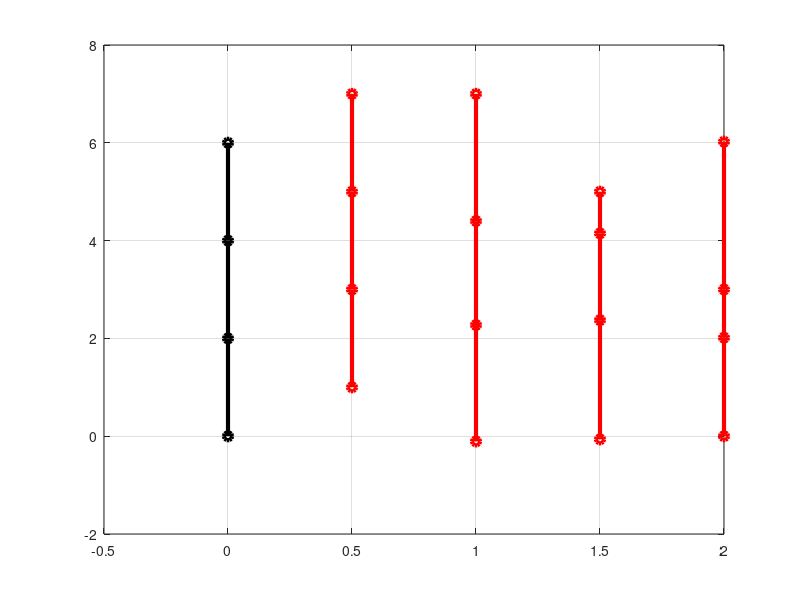
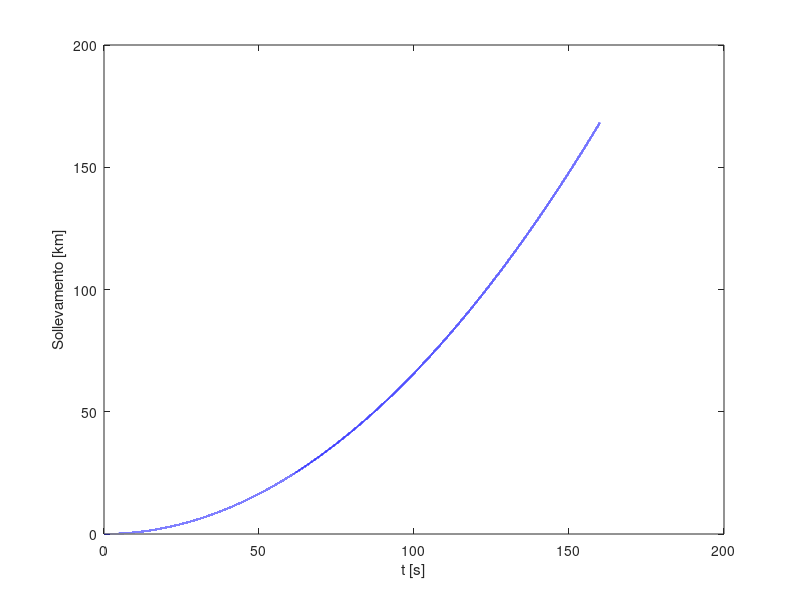
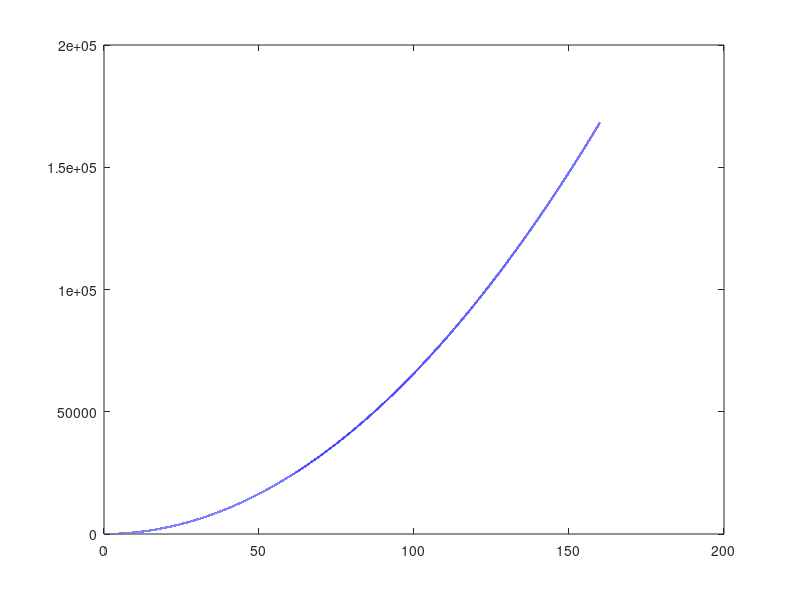

The MATLAB script that drew these images, in order: (Note: this script raises an error after producing the figures.)
close all
clear all
clc

%% INPUT
%
%                m4
%       ^        |
%     /PAY\      >
%    |_____|     m3
%    | ADP |     |
%    |_____|     >  k3
%    |     |     |
%    | FUE |     m2 
%    |_____|     |
%    |     |     <  k1
%    | O_X |     |
%    |_____|     m1
%      \ /
%      /_\
%
%       ^        F(t) = f, t>=0
%       |

m = [ 445e3
      116e3
      2e3
      15e3 ];                                                              % Discretized masses [kg]
  
k = [ 5e8
      5e8
      1e8 ];                                                               % Stiffness [N/m]
  
f = 7600e3 ;                                                               % Amplitude of step load [N] 775 ton

%% ANALYSIS

M_MAT = [ m(1) 0    0    0
          0    m(2) 0    0
          0    0    m(3) 0 
          0    0    0    m(4) ];                                           % Mass matrix
     
K_MAT = [ k(1) -k(1)       0           0
         -k(1)  k(1)+k(2) -k(2)        0
          0    -k(2)       k(2)+k(3)  -k(3) 
          0     0         -k(3)        k(3)];                              % Stiffness matrix
      
F_VEC = [ f
          0
          0
          0 ];
      
[PHI,lambda] = eig(K_MAT,M_MAT);                                           % Solve | K_MAT - omega^2 M_MAT | = 0 ... Normalize wrt mass


omega = real(sqrt(lambda));                                                % Natural periods [rad/s]
freq = omega ./ 2 ./ pi;                                                   % Natural frequencies [Hz]

M_GEN = PHI' * M_MAT * PHI;                                                % Generalized mass matrix

K_GEN = PHI' * K_MAT * PHI;                                                % Generalized stiffness matrix

F_GEN = PHI' * F_VEC;                                                      % Generalized force vector



t = linspace(0,160,1e5);                                                   % Discretized time vector

q1 = F_GEN(1) / 2 / M_GEN(1,1) * t.^2;                                     % Solution in terms of modal coordinates
q2 = F_GEN(2) / K_GEN(2,2) * ( 1 - cos(omega(2,2)*t) );
q3 = F_GEN(3) / K_GEN(3,3) * ( 1 - cos(omega(3,3)*t) );
q4 = F_GEN(4) / K_GEN(4,4) * ( 1 - cos(omega(4,4)*t) );

q = [ q1
      q2
      q3
      q4];
  
x = PHI * q;                                                               % Solution in terms of physical coordinates

q1dd = F_GEN(1) / M_GEN(1,1) .* ones(1,length(t));                         % Modal accelerations
q2dd = F_GEN(2) / K_GEN(2,2) * omega(2,2)^2 * cos(omega(2,2)*t);
q3dd = F_GEN(3) / K_GEN(3,3) * omega(3,3)^2 * cos(omega(3,3)*t);
q4dd = F_GEN(4) / K_GEN(4,4) * omega(4,4)^2 * cos(omega(4,4)*t);

x1dd = PHI(1,1) .* q1dd + PHI(1,2) .* q2dd + PHI(1,3) .* q3dd...
    + PHI(1,4) .* q4dd;    

x4dd = PHI(4,1) .* q1dd + PHI(4,2) .* q2dd + PHI(4,3) .* q3dd...
    + PHI(4,4) .* q4dd;                                                    % Payload acceleration

F4 = m(4) * x4dd;

%% POST-PROCESSING

for i=1:4
    PHIv(:,i)=PHI(:,i) ./ max(abs(PHI(:,i)));                              % normalize wrt max
end

pos = [ 0; 2; 4; 6];                                                       % Mode shapes
figure(1)
plot(zeros(4,1),pos,'k-o','LineWidth',3);
hold on
plot(zeros(4,1)+0.5,pos+PHIv(:,1),'r-o','LineWidth',3);
hold on
plot(zeros(4,1)+1,pos+PHIv(:,2),'r-o','LineWidth',3);
hold on
plot(zeros(4,1)+1.5,pos+PHIv(:,3),'r-o','LineWidth',3);
hold on
plot(zeros(4,1)+2.,pos+PHIv(:,4),'r-o','LineWidth',3);
xlim([-0.5 2]);
ylim('auto');
grid ON

figure(2)                                                                  % Lift
plot(t,x(1,:)./1e3,'-b','Linewidth',1.5)
xlabel('t [s]')
ylabel('Sollevamento [km]')
% saveas(gcf,'falconlift','epsc')

figure(3)                                                                  % Zoom lift
plot(t,x(1,:),'-b','Linewidth',1.5)
hold on
plot(t,x(2,:),'ob','Linewidth',1.,'MarkerIndices', 1:10:length(t))
hold on
plot(t,x(3,:),'--k','Linewidth',1.)
hold on 
plot(t,x(4,:),'sk','Linewidth',1.,'MarkerIndices', 1:50:length(t))
legend('Stg.1', 'Stg.2', 'Fair.+Adpt.', 'Payload','Location','northwest')
legend('boxoff')
xlabel('t [s]')
ylabel('Sollevamento [m]')
xlim([0 0.2])
% saveas(gcf,'falconliftzoom','epsc')

figure(4)                                                                  % Zoom payload acceleration
plot(t,x4dd./9.81,'-b','Linewidth',1)
xlabel('t [s]')
ylabel('Accelerazione [g]')
xlim([0 2])
yyaxis right
ylabel('Forza trasmessa [kN]')
xlim([0 2])
ylim([-4*9.81*m(4)/1e3 6*9.81*m(4)/1e3])
ax = gca;
ax.YAxis(1).Color = 'k';
ax.YAxis(2).Color = 'k';
% saveas(gcf,'falconpayacc','epsc')

%% EFFECTIVE MODAL MASS

PHIR=[1;1;1;1];

LK = PHI' * M_MAT * PHIR;

for i=1:4 % Modal participation factor
    PARFACT(i) = LK(i) / M_GEN(i,i);
end

for i=1:4
   M_EFF(i) = LK(i)^2./M_GEN(i,i); % Modal effective mass
end

%% Free-Free Participation Factor

for i=2:4
    Dll(i-1)=trace((PHI(:,i)./lambda(i,i))*PHI(:,i)');
end

Dlltot=zeros(4,4);
for i=2:4
    Dlltot=Dlltot + (PHI(:,i)./lambda(i,i))*PHI(:,i)';
end
Dlltot=trace(Dlltot);

LFREE = Dll./Dlltot;

%%

x1m  = PHI(:,1) .* q1;
x12m = PHI(:,1) .* q1 + PHI(:,2) .* q2;
x123m = PHI(:,1) .* q1 + PHI(:,2) .* q2 + PHI(:,3) .* q3;

x4ddl = PHI(4,1) .* q1dd + PHI(4,2) .* q2dd;

figure(6)                                                                  % Zoom payload acceleration
plot(t,x4dd./9.81,'-b','Linewidth',1)
hold on
plot(t,x4ddl./9.81,'--r','Linewidth',1)
xlabel('t [s]')
ylabel('Accelerazione [g]')
% legend('Payload acc.')
xlim([0 2])
% ylim([-600 900])
ax = gca;
ax.YAxis(1).Color = 'k';
% saveas(gcf,'falconpayaccmodes12','epsc')

figure(7)                                                                  % Zoom lift
plot(t,x(4,:),'-b','Linewidth',1.5)
hold on
plot(t,x1m(4,:),'ob','Linewidth',1.,'MarkerIndices', 1:20:length(t))
hold on
plot(t,x12m(4,:),'--r','Linewidth',1.)
hold on
plot(t,x123m(4,:),'sk','Linewidth',1.,'MarkerIndices', 1:13:length(t))
legend('Exact', 'Mode 1', 'Modes 1 & 2', 'Modes 1, 2 & 3', 'Location','northwest')
legend('boxoff')
xlabel('t [s]')
ylabel('Sollevamento [m]')
xlim([0 0.2])
% saveas(gcf,'falconliftzoommodes','epsc')
